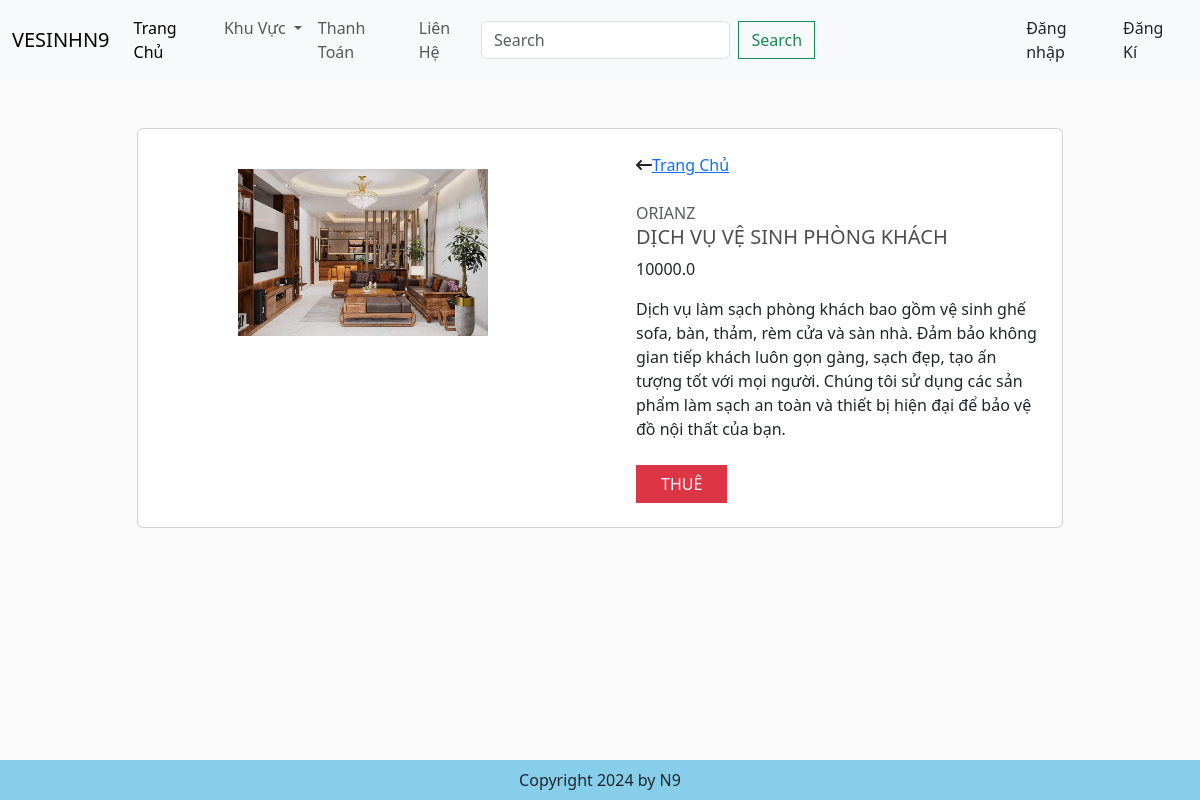
The page /detail/?id=9 on the database its author committed.
### app/models.py (models this page shows, shortened)
class Nhanvien(models.Model): #sanpham
     category = models.ManyToManyField(Category, related_name='nhanvien')
     name = models.CharField(max_length=200,null=True)
     price = models.CharField(max_length=200, null=False, default="0")
     image = models.ImageField(null=True,blank=True)
     detail = models.TextField(null=True,blank=True)
     @property
     def imageurl(self):
        try:
            return self.image.url
        except ValueError:
            return ''

### app/views.py (the view)
# urls.py: path('detail/', views.detail, name="detail"), # chi tiet
def detail (request):
    if request.user.is_authenticated:
        customer = request.user
        order, created= Order.objects.get_or_create(customer= customer,complete=False)
        items= order.order_nhanvien_set.all()
        user_not_login ="hidden"
        user_login ="show"
    else:
        items=[]
        order={'get_cart_items':0,'get_cart_total':0}
        user_not_login ="show"
        user_login ="hidden"
    id =request.GET.get('id','')
    nhanviens =Nhanvien.objects.filter(id=id)
    context= {'items':items,'order':order,'user_not_login':user_not_login, 'user_login':user_login, 'nhanviens': nhanviens}
    return render(request, 'app/detail.html', context)

### app/templates/app/detail.html (shortened to what this page needs)
{% extends 'app/base.html' %}
{% load static %}
        {% block register %}
        {% for nhanvien in nhanviens  %}
        <div class="container mt-5 mb-5">
          <div class="row d-flex justify-content-center">
              <div class="col-md-10">
                  <div class="card">
                      <div class="row">
                          <div class="col-md-6">
                              <div class="images p-3">
                                  <div class="text-center p-4"> <img id="main-image" src="{{nhanvien.imageurl}}" width="250" /> </div>
                                 </div>
                          </div>
                          <div class="col-md-6">
                              <div class="product p-4">
                                  <div class="d-flex justify-content-between align-items-center">
                                      <div class="d-flex align-items-center"> <i class="fa fa-long-arrow-left"></i> <span class="ml-1"><a href="{% url 'home' %}">Trang Chủ</a></span> </div>
                                  </div>
                                  <div class="mt-4 mb-3"> <span class="text-uppercase text-muted brand">Orianz</span>
                                      <h5 class="text-uppercase">{{nhanvien.name}}</h5>
                                      <div class="price d-flex flex-row align-items-center"> <span class="act-price">{{nhanvien.price}}</span>
                                      </div>
                                  </div>
                                  <p class="about">{{nhanvien.detail}}</p>
                                  <div class="cart mt-4 align-items-center">
                                    <button data-nhanvien={{nhanvien.id}} data-action="add" class="btn btn-danger text-uppercase mr-2 px-4 add-btn update-cart">Thuê </button>
                                     </div>
                              </div>
                          </div>
                      </div>
                  </div>
              </div>
          </div>
      </div>
      {% endfor %}
        {% endblock register %}

### app/static/app/css/main.css (style rules this page uses)
body { background-color: hsl(0, 0%, 98%); }
h1,h2,h3,h4,h5,h6 { color:hsl(0, 0%, 30%); }
.product { border-radius: 0 0 4px 4px; }
.btn { border-radius: 0; }

### rows shown on the page
Nhanvien: imageurl (picture), name "DỊCH VỤ VỆ SINH PHÒNG KHÁCH", price "10000.0", detail "Dịch vụ làm sạch phòng khách bao gồm vệ sinh ghế sofa, bàn, thảm, rèm cửa và sàn nhà. Đảm bảo không gian tiếp khách luôn gọn gàng, sạch đẹp, tạo ấn tượng tốt với mọi người. Chúng tôi sử dụng các sản phẩm làm sạch an toàn và thiết bị hiện đại để bảo vệ đồ nội thất của bạn."
